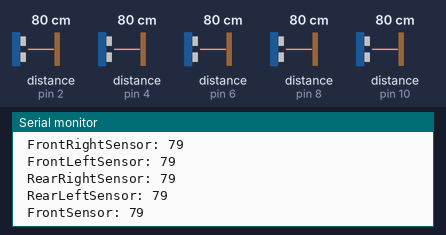
The sketch below on a simulated Arduino Uno, built with avr-gcc and run on an emulated ATmega328P. Shown: the last lines printed to the serial monitor. Wiring (inferred from the names in the program): 5 × ultrasonic range finder: trigger pin 3, echo pin 2 / trigger pin 5, echo pin 4 / trigger pin 7, echo pin 6 / trigger pin 9, echo pin 8 / trigger pin 11, echo pin 10. The test bench sets the inputs (shaded band); at power-on: distance to the obstacle (sensors on pin 2, pin 4, pin 6, pin 8, pin 10) 80 cm. The echo pulse lasts 58.3 µs per cm.

Above: at 5.8 s.
5.9 s: distance to the obstacle (sensor on pin 2) set to 2 cm
At 6.9 s:
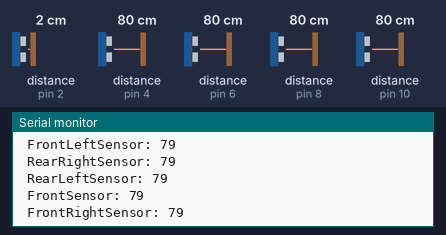
11.9 s: distance to the obstacle (sensor on pin 4) set to 2 cm
At 12.5 s:
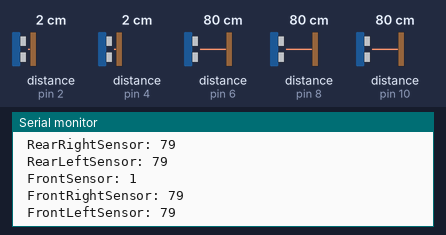
17.9 s: distance to the obstacle (sensor on pin 6) set to 2 cm
At 18.9 s:
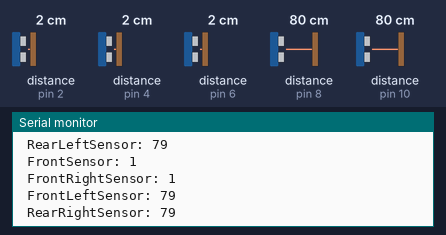
23.9 s: distance to the obstacle (sensor on pin 8) set to 2 cm
At 24.9 s:
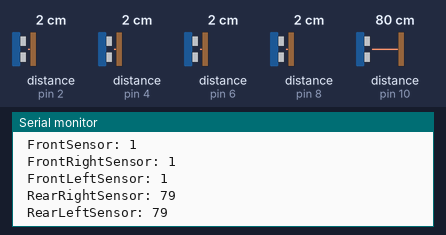
29.9 s: distance to the obstacle (sensor on pin 10) set to 2 cm
At 30.9 s:
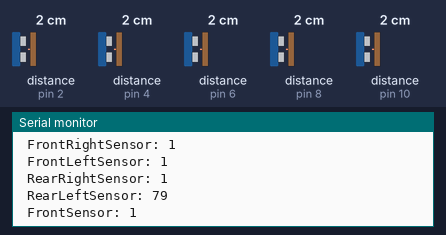
35.9 s: distance to the obstacle (sensor on pin 2) set to 4 cm
At 36.9 s:
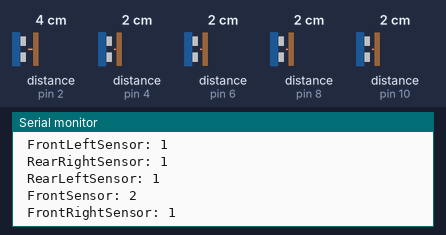
Timing chart, 0 to 38.9 s (numbered marks = the images above; inputs shaded):
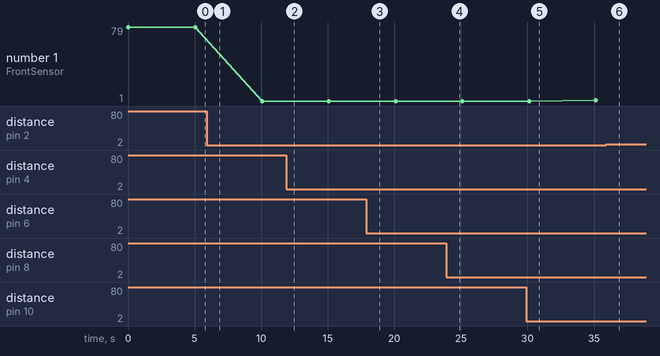

The sketch:

Ultrasonic_driver.ino
```cpp
//*****************************//
// By     : Marwan             //
// created: 3/19/2023          //
//*****************************//

#define US1_T_PIN 3     //Ultrasonic num 1 trig pin "front"
#define US1_E_PIN 2     //Ultrasonic num 1 echo pin

#define US2_T_PIN 5     //Ultrasonic num 2 trig pin "front right"
#define US2_E_PIN 4     //Ultrasonic num 2 echo pin

#define US3_T_PIN 7     //Ultrasonic num 3 trig pin "front left"
#define US3_E_PIN 6     //Ultrasonic num 3 echo pin

#define US4_T_PIN 9     //Ultrasonic num 4 trig pin "rear right"
#define US4_E_PIN 8     //Ultrasonic num 4 echo pin

#define US5_T_PIN 11     //Ultrasonic num 5 trig pin "rear left"
#define US5_E_PIN 10     //Ultrasonic num 5 echo pin

int distance,time;
int FrontRightSensor,FrontLeftSensor,FrontSensor,RearRightSensor,RearLeftSensor;

void setup()
{
  Serial.begin(9600);

  pinMode(US1_T_PIN,OUTPUT);
  pinMode(US1_E_PIN,INPUT);

  pinMode(US2_T_PIN,OUTPUT);
  pinMode(US2_E_PIN,INPUT);

  pinMode(US3_T_PIN,OUTPUT);
  pinMode(US3_E_PIN,INPUT);

  pinMode(US4_T_PIN,OUTPUT);
  pinMode(US4_E_PIN,INPUT);

  pinMode(US5_T_PIN,OUTPUT);
  pinMode(US5_E_PIN,INPUT);


}

void loop()
{

US_Sensor(US1_T_PIN, US1_E_PIN);
FrontSensor = distance;

US_Sensor(US2_T_PIN, US2_E_PIN);
FrontRightSensor = distance;

US_Sensor(US3_T_PIN, US3_E_PIN);
FrontLeftSensor = distance;

US_Sensor(US4_T_PIN, US4_E_PIN);
RearRightSensor = distance;

US_Sensor(US5_T_PIN, US5_E_PIN);
RearLeftSensor = distance;

Serial.print(" FrontSensor: ");
Serial.println(FrontSensor);
  delay(1000);

 Serial.print(" FrontRightSensor: ");
 Serial.println(FrontRightSensor);
  delay(1000);

Serial.print(" FrontLeftSensor: ");
 Serial.println(FrontLeftSensor);
  delay(1000);

 Serial.print(" RearRightSensor: ");
 Serial.println(RearRightSensor);
  delay(1000);

Serial.print(" RearLeftSensor: ");
 Serial.println(RearLeftSensor);
  delay(1000);


}

void US_Sensor(int trigPin,int echoPin)
{
digitalWrite(trigPin, LOW);
delayMicroseconds(2);

digitalWrite(trigPin, HIGH);
delayMicroseconds(10);

digitalWrite(trigPin, LOW);

time = pulseIn(echoPin, HIGH);
distance = (time/2) / 29.1;

}
```

Measured:
- plotted number 1: 79 → 1 after the input at 5.9 s, 1 → 2 after the input at 29.9 s, 2 → 4 after the input at 35.9 s
